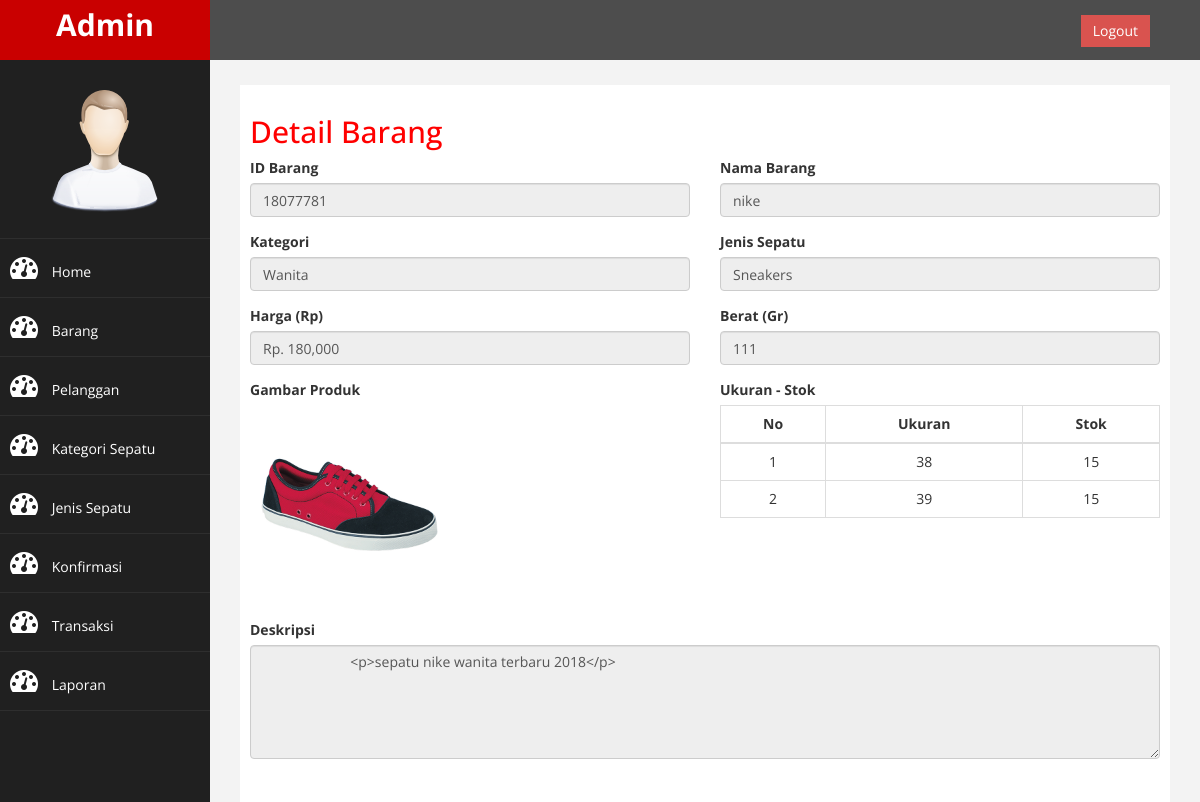
/admin/index.php?halaman=detailbarang&id=18077781 (signed in), run on the app's committed database.
### tables this page shows
CREATE TABLE `barang` (
  `id_barang` varchar(8) NOT NULL,
  `nama_barang` varchar(35) NOT NULL,
  `id_kategori` varchar(6) NOT NULL,
  `id_jenis` varchar(6) NOT NULL,
  `harga` double NOT NULL,
  `berat` int(4) NOT NULL,
  `gambar` varchar(20) NOT NULL,
  `deskripsi` text NOT NULL,
  PRIMARY KEY (`id_barang`)
);

CREATE TABLE `kategori` (
  `id_kategori` varchar(6) NOT NULL,
  `nama_kategori` varchar(20) NOT NULL,
  PRIMARY KEY (`id_kategori`)
);

CREATE TABLE `jenis` (
  `id_jenis` varchar(6) NOT NULL,
  `jenis_sepatu` varchar(20) NOT NULL,
  `id_kategori` varchar(6) NOT NULL,
  PRIMARY KEY (`id_jenis`)
);

CREATE TABLE `stok` (
  `id_stok` int(3) NOT NULL AUTO_INCREMENT,
  `id_barang` varchar(8) NOT NULL,
  `ukuran` int(2) NOT NULL,
  `stok` int(3) NOT NULL,
  PRIMARY KEY (`id_stok`)
);

### admin/detailbarang.php (the view, shortened to what this page needs)
<?php include '../conf/koneksi.php'; ?>
<?php
$query = mysqli_query($con, "SELECT * FROM barang
										JOIN kategori ON barang.id_kategori=kategori.id_kategori
										JOIN jenis ON barang.id_jenis=jenis.id_jenis WHERE barang.id_barang = '$_GET[id]'");
$result = mysqli_fetch_assoc($query);
?>
<h2>Detail Barang</h2>
<form method="post" enctype="multipart/form-data">
	<div class="row">
		<div class="col-md-6">
			<div class="form-group">
		    <label for="nama">ID Barang</label>
				<input type="text" class="form-control" required readonly name="nama" value="<?= $result['id_barang'] ?>">
		  </div>
		</div>
		<div class="col-md-6">
			<div class="form-group">
		    <label for="nama">Nama Barang</label>
				<input type="text" class="form-control" required readonly name="nama" value="<?= $result['nama_barang'] ?>">
		  </div>
		</div>
		<div class="col-md-6">
		  <div class="form-group">
		    <label for="kategori">Kategori</label>
		    <input type="text" class="form-control" required name="kategori" value="<?= $result['nama_kategori'] ?>" readonly>
		  </div>
		</div>
		<div class="col-md-6">
		  <div class="form-group">
				<label>Jenis Sepatu</label>
				<input type="text" class="form-control" required name="jenis" readonly value="<?= $result['jenis_sepatu'] ?>">
		  </div>
		</div>
		<div class="col-md-6">
		  <div class="form-group">
		    <label for="harga">Harga (Rp)</label>
		    <input type="text" class="form-control" required readonly name="harga" value="Rp. <?= number_format($result['harga']) ?>">
		  </div>
		</div>
		<div class="col-md-6">
		  <div class="form-group">
		    <label for="berat">Berat (Gr)</label>
		    <input type="text" class="form-control" required readonly name="berat" value="<?= $result['berat'] ?>">
		  </div>
		</div>
		<div class="col-md-6">
		  <div class="form-group">
		  	<label for="gambar">Gambar Produk</label><br>
		  	<img src="../img/<?= $result['gambar'] ?>" width="200">
		  </div>
		</div>
		<div class="col-md-6">
		  <div class="form-group">
		    <label for="ukuran">Ukuran - Stok</label>
		    <table class="table table-bordered">
		    	<thead>
		    	<tr>
		    		<th class="tengah">No</th>
		    		<th class="tengah">Ukuran</th>
		    		<th class="tengah">Stok</th>
		    	</tr>
		    	</thead>
		    	<tbody>
		    		<?php $nomor = 1 ?>
		    		<?php $querStok = mysqli_query($con, "SELECT * FROM barang JOIN stok ON barang.id_barang = stok.id_barang WHERE barang.id_barang = '$_GET[id]'"); ?>
		    		<?php while ($resultStok = mysqli_fetch_assoc($querStok)) { ?>
		    	<tr>
		    		<td class="tengah"><?= $nomor ?></td>
		    		<td class="tengah"><?= $resultStok['ukuran'] ?></td>
		    		<td class="tengah"><?= $resultStok['stok'] ?></td>
		    	</tr>
		    		<?php $nomor++ ?>
		    		<?php } ?>
		    	</tbody>
		    </table>
		  </div>
		</div>
		<div class="col-md-12">
		  <div class="form-group">
		    <label for="deskripsi">Deskripsi</label>
		    <textarea class="form-control" rows="5" readonly name="deskripsi">
		    	<?= $result['deskripsi'] ?>
		    </textarea>
		  </div>
		</div>
  </div>
</form>

### admin/assets/css/custom.css (style rules this page uses)
body { font-family: 'Open Sans', sans-serif; }
.tengah { text-align: center; }
h2 { color: #f00; }

### data on the page
barang: nama "18077781", nama "nike", kategori "Wanita", jenis "Sneakers", harga "Rp. 180,000", berat "111", gambar (picture), deskripsi "<p>sepatu nike wanita terbaru 2018</p>"
stok: ukuran "38", stok "15"
stok: ukuran "39", stok "15"
